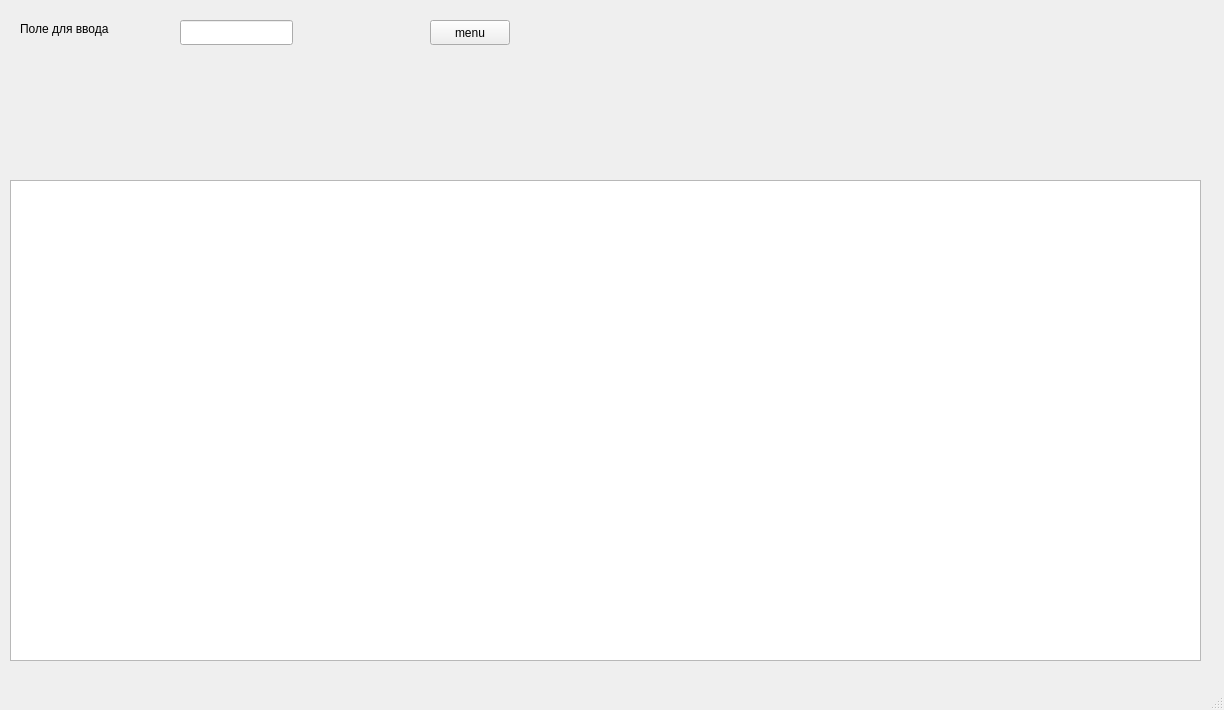
<?xml version="1.0" encoding="UTF-8"?>
<ui version="4.0">
 <class>MainWindow</class>
 <widget class="QMainWindow" name="MainWindow">
  <property name="geometry">
   <rect>
    <x>0</x>
    <y>0</y>
    <width>1224</width>
    <height>710</height>
   </rect>
  </property>
  <property name="windowTitle">
   <string>MainWindow</string>
  </property>
  <widget class="QWidget" name="centralwidget">
   <widget class="QTextEdit" name="textEdit">
    <property name="geometry">
     <rect>
      <x>10</x>
      <y>180</y>
      <width>1191</width>
      <height>481</height>
     </rect>
    </property>
   </widget>
   <widget class="QLabel" name="label">
    <property name="geometry">
     <rect>
      <x>20</x>
      <y>20</y>
      <width>101</width>
      <height>17</height>
     </rect>
    </property>
    <property name="text">
     <string>Поле для ввода</string>
    </property>
   </widget>
   <widget class="QLineEdit" name="lineEdit">
    <property name="geometry">
     <rect>
      <x>180</x>
      <y>20</y>
      <width>113</width>
      <height>25</height>
     </rect>
    </property>
   </widget>
   <widget class="QPushButton" name="menu">
    <property name="geometry">
     <rect>
      <x>430</x>
      <y>20</y>
      <width>80</width>
      <height>25</height>
     </rect>
    </property>
    <property name="text">
     <string>menu</string>
    </property>
   </widget>
  </widget>
  <widget class="QMenuBar" name="menubar">
   <property name="geometry">
    <rect>
     <x>0</x>
     <y>0</y>
     <width>1224</width>
     <height>22</height>
    </rect>
   </property>
  </widget>
  <widget class="QStatusBar" name="statusbar"/>
 </widget>
 <resources/>
 <connections/>
</ui>
